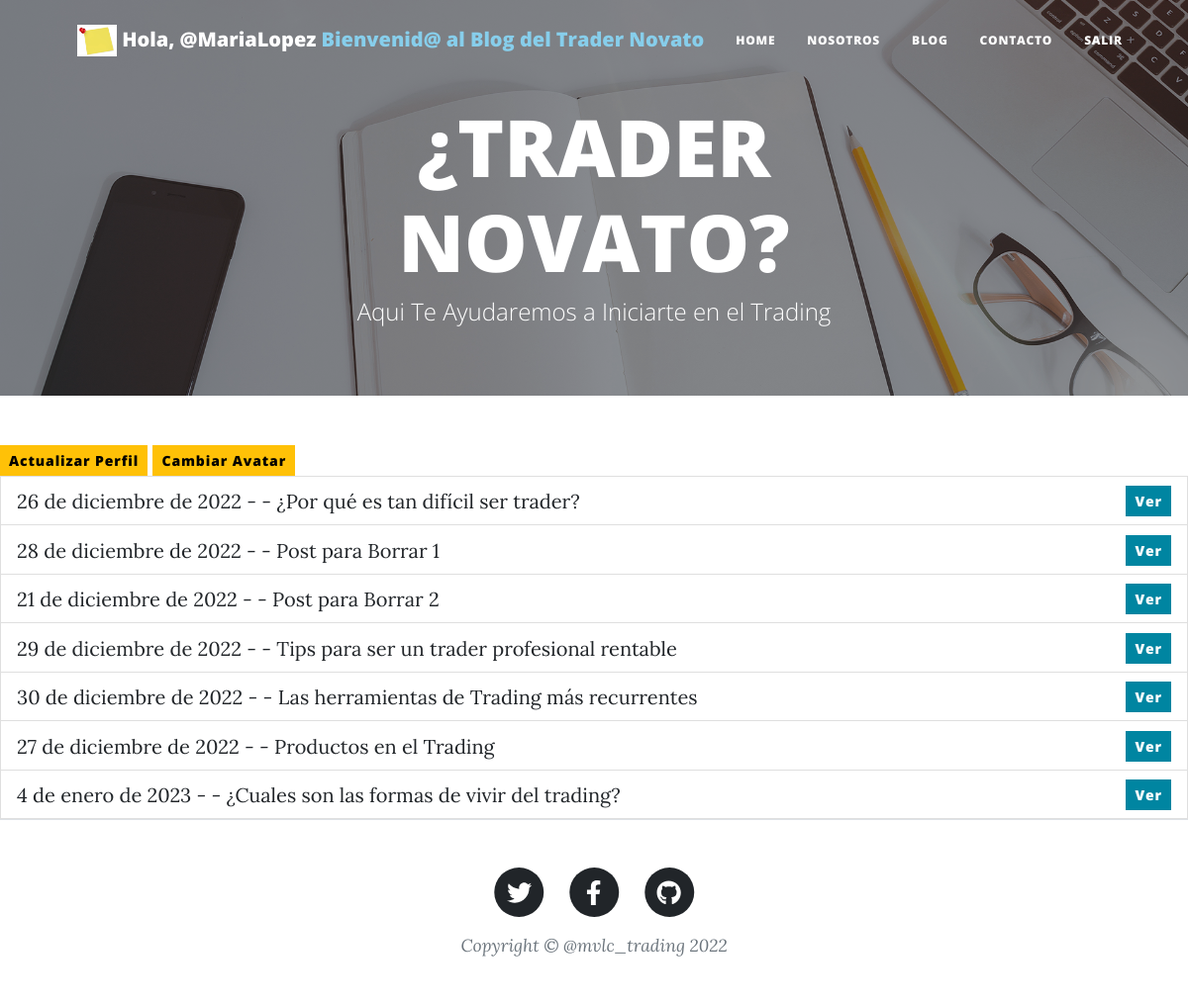
The app's page /mvlcblog/listar/ (signed in) with its own data.
### mvlcblog/models.py (models this page shows)
class Avatar(models.Model):
    user = models.OneToOneField(to=User, on_delete=models.CASCADE, related_name='avatar')
    imagen = models.ImageField(upload_to='avatares', null=True, blank=True)

class Post(models.Model):
    titulo = models.CharField(max_length=100)
    sub_titulo = models.CharField(max_length=100)
    texto = models.TextField(max_length=4000)
    publicado_el = models.DateField()
    imagen = models.ImageField(upload_to='posts', null=True, blank=True)

### mvlcblog/views.py (the view)
# urls.py: path("mvlcblog/listar/", PostList.as_view(), name="mvlcblog-listar"),
class PostList(ListView):
    model = Post

### mvlcblog/templates/mvlcblog/post_list.html (shortened to what this page needs)
{% extends "mvlcblog/base.html" %}
{% block contenido %}
{% if user.is_authenticated %}
<button type="button" class="btn btn-warning btn-sm" onclick="window.location.href='{% url 'mvlcblog-users-actualizar' user.id %}'">Actualizar Perfil</button>
<button type="button" class="btn btn-warning btn-sm" onclick="window.location.href='{% url 'mvlcblog-avatars-actualizar' user.id %}'">Cambiar Avatar</button>
{% endif %}
<ul class="list-group">
{% for post in object_list %}
    <li class="list-group-item d-flex justify-content-between align-items-end">
        <div class="float-left">{{post.publicado_el}} - - {{post.titulo}}</div>
        <div class="ml-auto">
        <button type="button" class="btn btn-primary btn-sm" onclick="window.location.href='{% url 'mvlcblog-detalle' post.id %}'">Ver</button>
        </div>
    </li>
{% endfor %}
</ul>
{% endblock %}

### mvlcblog/templates/mvlcblog/base.html (shortened to what this page needs)
<!DOCTYPE html>
<html lang="en">
    <head>
        {% load static %}
        <link href="{% static 'mvlcblog/css/styles.css' %}" rel="stylesheet" />
    </head>
    <body>
        <nav class="navbar navbar-expand-lg navbar-light" id="mainNav">
            <div class="container px-4 px-lg-5">
                <a class="navbar-brand" href="{% url 'mvlcblog-inicio' %}">
                    <img height="32" src="{{user.avatar.imagen.url}}">
                    {% if user.is_authenticated %}
                    Hola, {{user.username}}
                    {% endif %}
                    <span style="color: skyblue">Bienvenid@ al Blog del Trader Novato</span></a>
                <div class="collapse navbar-collapse" id="navbarResponsive">
                    <ul class="navbar-nav ms-auto py-4 py-lg-0">
                        <li class="nav-item"><a class="nav-link px-lg-3 py-3 py-lg-4" href="{% url 'mvlcblog-inicio' %}">Home</a></li>
                        <li class="nav-item"><a class="nav-link px-lg-3 py-3 py-lg-4" href="{% url 'mvlcblog-about' %}">Nosotros</a></li>
                        {% if not user.is_superuser %}
                        <li class="nav-item"><a class="nav-link px-lg-3 py-3 py-lg-4" href="{% url 'mvlcblog-listar' %}">Blog</a></li>
                        {% endif %}
                        <li class="nav-item"><a class="nav-link px-lg-3 py-3 py-lg-4" href="{% url 'mvlcblog-mensajes-crear' %}">Contacto</a></li>
                        {% if user.is_authenticated %}
                        <li class="nav-item"><a class="nav-link px-lg-3 py-3 py-lg-4" href="{% url 'mvlcblog-logout' %}">Salir</a></li>
                        {% else %}
                        <li class="nav-item"><a class="nav-link px-lg-3 py-3 py-lg-4" href="{% url 'mvlcblog-login' %}">Ingresar</a></li>
                        <li class="nav-item"><a class="nav-link px-lg-3 py-3 py-lg-4" href="{% url 'mvlcblog-signup' %}">Registro</a></li>
                        {% endif %}
                    </ul>
                </div>
            </div>
        </nav>
        <header class="masthead" style="background-image: url('{% static 'assets/img/home-bg.jpg' %}');
        height: 400px;padding-top: 100px;">
            <div class="container position-relative px-4 px-lg-5">
                <div class="row gx-4 gx-lg-5 justify-content-center">
                    <div class="col-md-10 col-lg-8 col-xl-7">
                        <div class="site-heading">
                            <h1>¿TRADER NOVATO?</h1>
                            <span class="subheading">Aqui Te Ayudaremos a Iniciarte en el Trading</span>
                        </div>
                    </div>
                </div>
            </div>
        </header>
        {% block contenido %} {% endblock %}
        <footer class="border-top">
            <div class="container px-4 px-lg-5">
                <div class="row gx-4 gx-lg-5 justify-content-center">
                    <div class="col-md-10 col-lg-8 col-xl-7">
                        <ul class="list-inline text-center">
                            <li class="list-inline-item">
                                <a href="#!">
                                    <span class="fa-stack fa-lg">
                                        <i class="fas fa-circle fa-stack-2x"></i>
                                        <i class="fab fa-twitter fa-stack-1x fa-inverse"></i>
                                    </span>
                                </a>
                            </li>
                            <li class="list-inline-item">
                                <a href="#!">
                                    <span class="fa-stack fa-lg">
                                        <i class="fas fa-circle fa-stack-2x"></i>
                                        <i class="fab fa-facebook-f fa-stack-1x fa-inverse"></i>
                                    </span>
                                </a>
                            </li>
                            <li class="list-inline-item">
                                <a href="#!">
                                    <span class="fa-stack fa-lg">
                                        <i class="fas fa-circle fa-stack-2x"></i>
                                        <i class="fab fa-github fa-stack-1x fa-inverse"></i>
                                    </span>
                                </a>
                            </li>
                        </ul>
                        <div class="small text-center text-muted fst-italic">Copyright &copy; @mvlc_trading 2022</div>
                    </div>
                </div>
            </div>
        </footer>
    </body>
</html>

### records on screen
Post: publicado_el "26 de diciembre de 2022", titulo "¿Por qué es tan difícil ser trader?"
Post: publicado_el "28 de diciembre de 2022", titulo "Post para Borrar 1"
Post: publicado_el "21 de diciembre de 2022", titulo "Post para Borrar 2"
Post: publicado_el "29 de diciembre de 2022", titulo "Tips para ser un trader profesional rentable"
Post: publicado_el "30 de diciembre de 2022", titulo "Las herramientas de Trading más recurrentes"
Post: publicado_el "27 de diciembre de 2022", titulo "Productos en el Trading"
Post: publicado_el "4 de enero de 2023", titulo "¿Cuales son las formas de vivir del trading?"

### other values on screen
{{ user.username }} "@MariaLopez"
